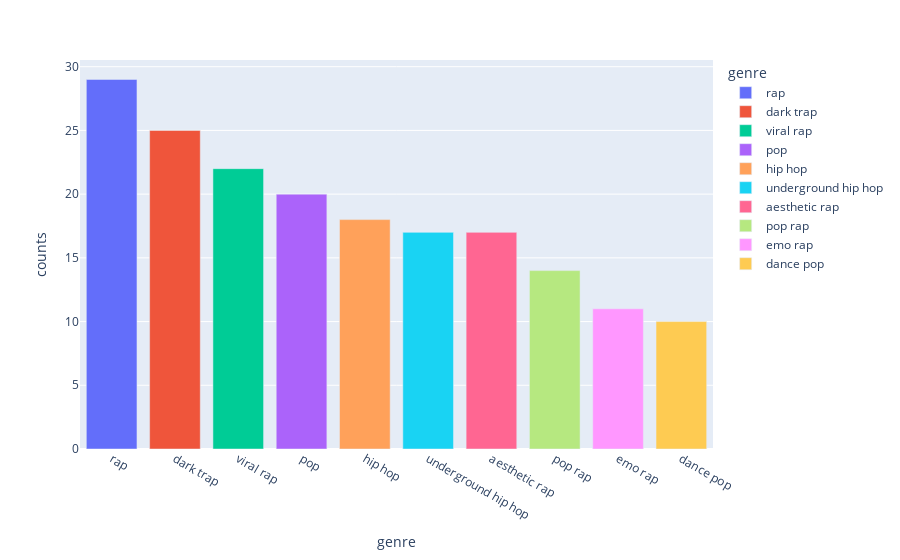

Notebook code for this chart:
### Code cell
px.bar(top_genre, x = 'genre', y = 'counts', color = 'genre')

### Figure 1 — Plotly figure (JSON) as saved in the notebook; plotly's stock layout.template omitted (floating-point values rounded to 4 significant figures)
{"data": [{"alignmentgroup": "True", "hovertemplate": "genre=%{x}<br>counts=%{y}<extra></extra>", "legendgroup": "rap", "marker": {"color": "#636efa", "pattern": {"shape": ""}}, "name": "rap", "offsetgroup": "rap", "orientation": "v", "showlegend": true, "textposition": "auto", "type": "bar", "x": ["rap"], "xaxis": "x", "y": [29], "yaxis": "y"}, {"alignmentgroup": "True", "hovertemplate": "genre=%{x}<br>counts=%{y}<extra></extra>", "legendgroup": "dark trap", "marker": {"color": "#EF553B", "pattern": {"shape": ""}}, "name": "dark trap", "offsetgroup": "dark trap", "orientation": "v", "showlegend": true, "textposition": "auto", "type": "bar", "x": ["dark trap"], "xaxis": "x", "y": [25], "yaxis": "y"}, {"alignmentgroup": "True", "hovertemplate": "genre=%{x}<br>counts=%{y}<extra></extra>", "legendgroup": "viral rap", "marker": {"color": "#00cc96", "pattern": {"shape": ""}}, "name": "viral rap", "offsetgroup": "viral rap", "orientation": "v", "showlegend": true, "textposition": "auto", "type": "bar", "x": ["viral rap"], "xaxis": "x", "y": [22], "yaxis": "y"}, {"alignmentgroup": "True", "hovertemplate": "genre=%{x}<br>counts=%{y}<extra></extra>", "legendgroup": "pop", "marker": {"color": "#ab63fa", "pattern": {"shape": ""}}, "name": "pop", "offsetgroup": "pop", "orientation": "v", "showlegend": true, "textposition": "auto", "type": "bar", "x": ["pop"], "xaxis": "x", "y": [20], "yaxis": "y"}, {"alignmentgroup": "True", "hovertemplate": "genre=%{x}<br>counts=%{y}<extra></extra>", "legendgroup": "hip hop", "marker": {"color": "#FFA15A", "pattern": {"shape": ""}}, "name": "hip hop", "offsetgroup": "hip hop", "orientation": "v", "showlegend": true, "textposition": "auto", "type": "bar", "x": ["hip hop"], "xaxis": "x", "y": [18], "yaxis": "y"}, {"alignmentgroup": "True", "hovertemplate": "genre=%{x}<br>counts=%{y}<extra></extra>", "legendgroup": "underground hip hop", "marker": {"color": "#19d3f3", "pattern": {"shape": ""}}, "name": "underground hip hop", "offsetgroup": "underground hip hop", "orientation": "v", "showlegend": true, "textposition": "auto", "type": "bar", "x": ["underground hip hop"], "xaxis": "x", "y": [17], "yaxis": "y"}, {"alignmentgroup": "True", "hovertemplate": "genre=%{x}<br>counts=%{y}<extra></extra>", "legendgroup": "aesthetic rap", "marker": {"color": "#FF6692", "pattern": {"shape": ""}}, "name": "aesthetic rap", "offsetgroup": "aesthetic rap", "orientation": "v", "showlegend": true, "textposition": "auto", "type": "bar", "x": ["aesthetic rap"], "xaxis": "x", "y": [17], "yaxis": "y"}, {"alignmentgroup": "True", "hovertemplate": "genre=%{x}<br>counts=%{y}<extra></extra>", "legendgroup": "pop rap", "marker": {"color": "#B6E880", "pattern": {"shape": ""}}, "name": "pop rap", "offsetgroup": "pop rap", "orientation": "v", "showlegend": true, "textposition": "auto", "type": "bar", "x": ["pop rap"], "xaxis": "x", "y": [14], "yaxis": "y"}, {"alignmentgroup": "True", "hovertemplate": "genre=%{x}<br>counts=%{y}<extra></extra>", "legendgroup": "emo rap", "marker": {"color": "#FF97FF", "pattern": {"shape": ""}}, "name": "emo rap", "offsetgroup": "emo rap", "orientation": "v", "showlegend": true, "textposition": "auto", "type": "bar", "x": ["emo rap"], "xaxis": "x", "y": [11], "yaxis": "y"}, {"alignmentgroup": "True", "hovertemplate": "genre=%{x}<br>counts=%{y}<extra></extra>", "legendgroup": "dance pop", "marker": {"color": "#FECB52", "pattern": {"shape": ""}}, "name": "dance pop", "offsetgroup": "dance pop", "orientation": "v", "showlegend": true, "textposition": "auto", "type": "bar", "x": ["dance pop"], "xaxis": "x", "y": [10], "yaxis": "y"}], "layout": {"barmode": "relative", "legend": {"title": {"text": "genre"}, "tracegroupgap": 0}, "margin": {"t": 60}, "xaxis": {"anchor": "y", "categoryarray": ["rap", "dark trap", "viral rap", "pop", "hip hop", "underground hip hop", "aesthetic rap", "pop rap", "emo rap", "dance pop"], "categoryorder": "array", "domain": [0, 1], "title": {"text": "genre"}}, "yaxis": {"anchor": "x", "domain": [0, 1], "title": {"text": "counts"}}}}
